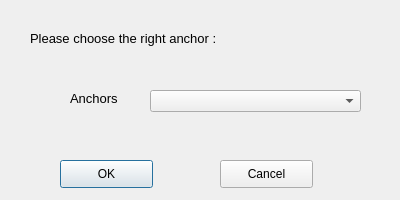
<?xml version="1.0" encoding="UTF-8"?>
<ui version="4.0">
 <class>Dialog</class>
 <widget class="QDialog" name="Dialog">
  <property name="geometry">
   <rect>
    <x>0</x>
    <y>0</y>
    <width>400</width>
    <height>200</height>
   </rect>
  </property>
  <property name="minimumSize">
   <size>
    <width>400</width>
    <height>200</height>
   </size>
  </property>
  <property name="maximumSize">
   <size>
    <width>400</width>
    <height>200</height>
   </size>
  </property>
  <property name="windowTitle">
   <string>Dialog</string>
  </property>
  <widget class="QComboBox" name="comboBox">
   <property name="geometry">
    <rect>
     <x>150</x>
     <y>90</y>
     <width>211</width>
     <height>22</height>
    </rect>
   </property>
  </widget>
  <widget class="QPushButton" name="pushButton">
   <property name="geometry">
    <rect>
     <x>60</x>
     <y>160</y>
     <width>93</width>
     <height>28</height>
    </rect>
   </property>
   <property name="text">
    <string>OK</string>
   </property>
  </widget>
  <widget class="QPushButton" name="pushButton_2">
   <property name="geometry">
    <rect>
     <x>220</x>
     <y>160</y>
     <width>93</width>
     <height>28</height>
    </rect>
   </property>
   <property name="text">
    <string>Cancel</string>
   </property>
  </widget>
  <widget class="QLabel" name="label">
   <property name="geometry">
    <rect>
     <x>30</x>
     <y>30</y>
     <width>251</width>
     <height>16</height>
    </rect>
   </property>
   <property name="font">
    <font>
     <pointsize>10</pointsize>
    </font>
   </property>
   <property name="text">
    <string>Please choose the right anchor :</string>
   </property>
  </widget>
  <widget class="QLabel" name="label_2">
   <property name="geometry">
    <rect>
     <x>70</x>
     <y>90</y>
     <width>71</width>
     <height>16</height>
    </rect>
   </property>
   <property name="font">
    <font>
     <pointsize>10</pointsize>
    </font>
   </property>
   <property name="text">
    <string>Anchors</string>
   </property>
  </widget>
 </widget>
 <resources/>
 <connections/>
</ui>
